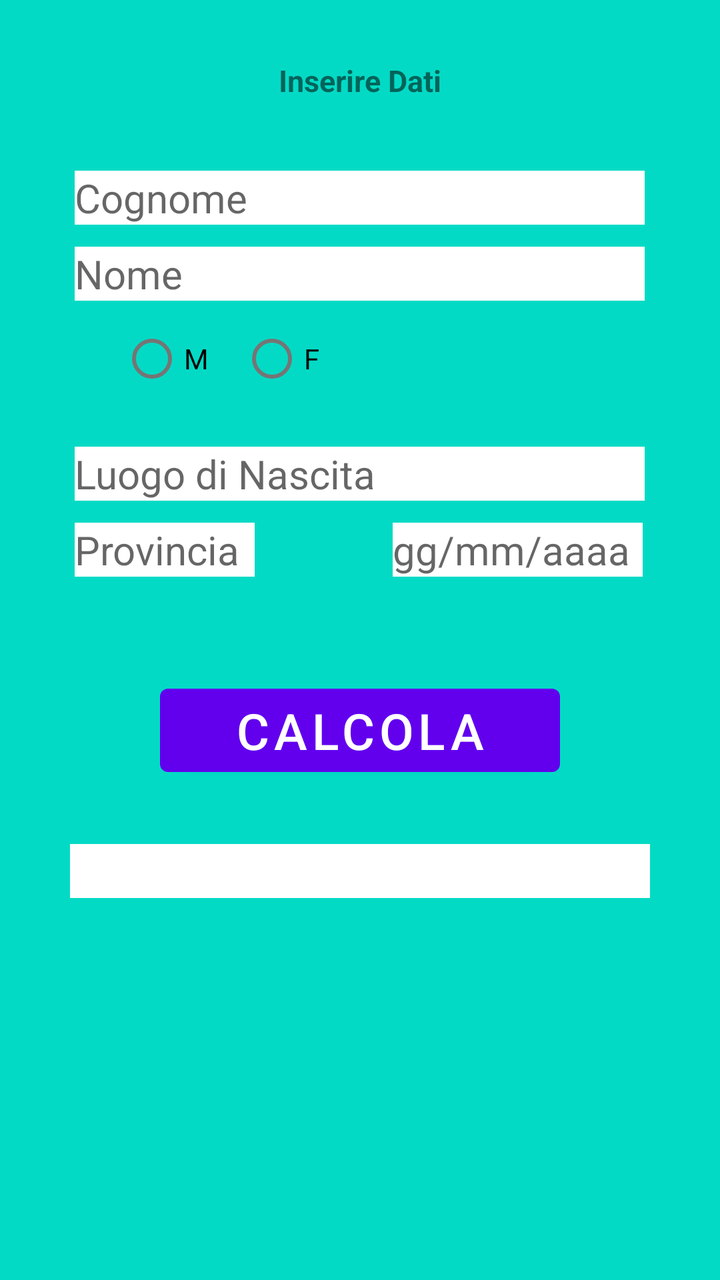
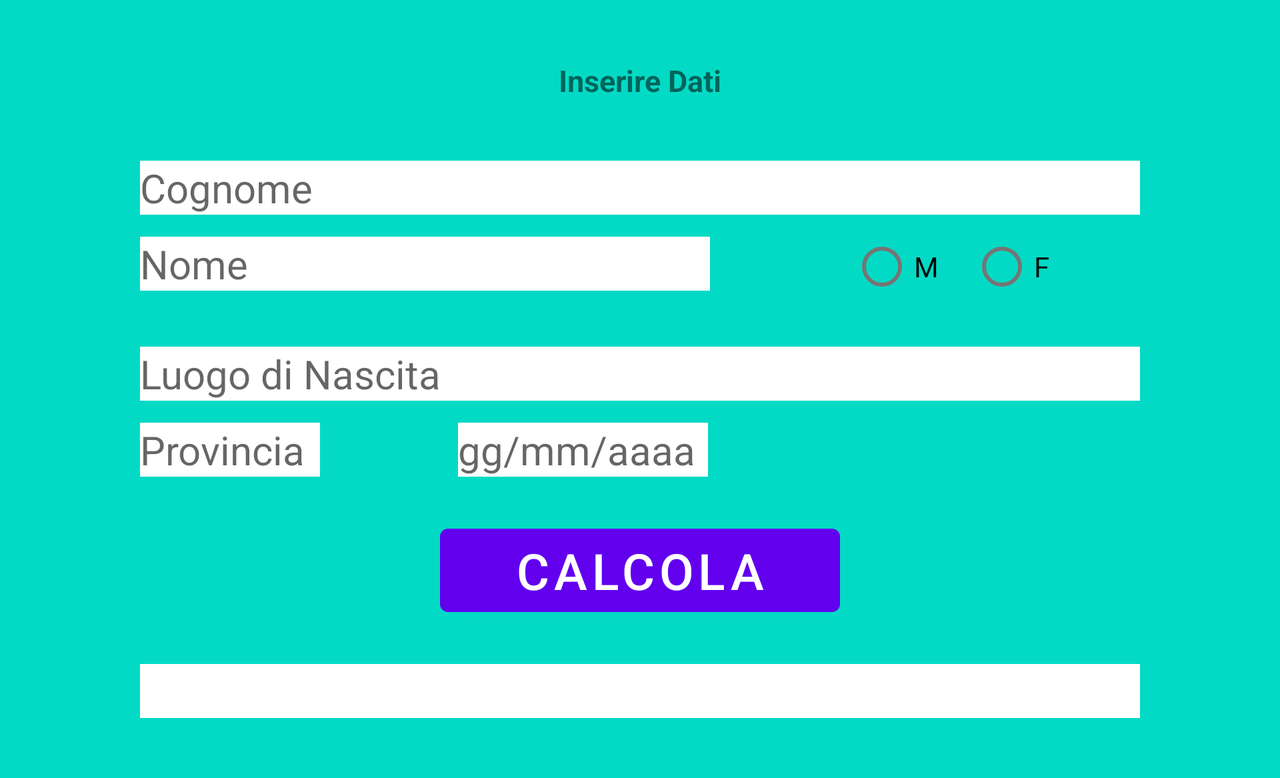

One screen, two layout resources from the same app: the default and the repository's alternative for another configuration. Each is rendered where Android would select it; the XML of both is given below.
<!-- AndroidManifest.xml: application theme Theme.FiscalCodeGenerator -->
<!-- res/layout/activity_calculate.xml -->
<?xml version="1.0" encoding="utf-8"?>
<LinearLayout
    xmlns:android="http://schemas.android.com/apk/res/android"
    xmlns:app="http://schemas.android.com/apk/res-auto"
    xmlns:tools="http://schemas.android.com/tools"
    android:layout_width="match_parent"
    android:layout_height="match_parent"
    android:background="@color/teal_200"
    tools:context=".CalculateActivity"
    android:orientation="vertical"
    android:padding="30dp">

    <TextView
        android:layout_width="wrap_content"
        android:layout_height="wrap_content"
        android:layout_marginBottom="35dp"
        android:text="@string/request"
        android:textSize="15sp"
        android:layout_gravity="center_horizontal"
        android:textStyle="bold"/>

    <EditText
        android:id="@+id/editTextSurname"
        android:layout_width="285dp"
        android:layout_height="wrap_content"
        android:background="@color/white"
        android:layout_marginBottom="11dp"
        android:hint="@string/surname"
        android:textSize="20sp"
        android:layout_gravity="center_horizontal"
        android:inputType="textPersonName"
        android:textStyle="normal"/>

    <EditText
        android:id="@+id/editTextName"
        android:layout_width="285dp"
        android:layout_height="wrap_content"
        android:background="@color/white"
        android:layout_marginBottom="5dp"
        android:hint="@string/name"
        android:textSize="20sp"
        android:layout_gravity="center_horizontal"
        android:inputType="textPersonName"
        android:textStyle="normal"/>

    <RadioGroup
        android:layout_width="wrap_content"
        android:layout_height="wrap_content"
        android:orientation="horizontal"
        android:layout_marginBottom="20dp"
        android:layout_marginLeft="30dp">

        <RadioButton
            android:id="@+id/radioButtonM"
            android:onClick="btclick"
            android:layout_width="60dp"
            android:layout_height="wrap_content"
            android:text="@string/maschio"/>

        <RadioButton
            android:id="@+id/radioButtonF"
            android:onClick="btclick"
            android:layout_width="60dp"
            android:layout_height="wrap_content"
            android:text="@string/femmina"/>

    </RadioGroup>

    <EditText
        android:id="@+id/editTextBirthPlace"
        android:layout_width="285dp"
        android:layout_height="wrap_content"
        android:background="@color/white"
        android:layout_marginBottom="11dp"
        android:hint="@string/Birthplace"
        android:textSize="20sp"
        android:layout_gravity="center_horizontal"
        android:inputType="textPersonName"
        android:textStyle="normal"/>

    <LinearLayout
        android:layout_width="285dp"
        android:layout_height="wrap_content"
        android:layout_gravity="center_horizontal"
        android:orientation="horizontal"
        android:layout_marginBottom="50dp">

        <EditText
            android:id="@+id/editTextCounty"
            android:layout_width="90dp"
            android:layout_height="wrap_content"
            android:background="@color/white"
            android:hint="@string/acronym"
            android:textSize="20sp"
            android:inputType="textPersonName"
            android:textStyle="normal"/>

        <EditText
            android:id="@+id/editTextDate"
            android:layout_width="125dp"
            android:layout_height="wrap_content"
            android:background="@color/white"
            android:layout_marginLeft="69dp"
            android:hint="@string/date"
            android:textSize="20sp"
            android:inputType="date"
            android:textStyle="normal"/>

    </LinearLayout>



    <Button
        android:id="@+id/buttonCalculate"
        android:layout_width="200dp"
        android:layout_height="wrap_content"
        android:layout_marginBottom="30dp"
        android:text="@string/button_calculate"
        android:textSize="25sp"
        android:layout_gravity="center_horizontal"
        android:textStyle="normal"/>


    <TextView
        android:id="@+id/textViewCF"
        android:layout_width="290dp"
        android:layout_height="wrap_content"
        android:background="@color/white"
        android:textSize="20dp"
        android:layout_gravity="center_horizontal"
        android:textStyle="normal"/>



</LinearLayout>
<!-- resources referenced by this layout -->
<resources>
  <string name="Birthplace">Luogo di Nascita</string>
  <string name="acronym">Provincia</string>
  <string name="button_calculate">Calcola</string>
  <string name="date">gg/mm/aaaa</string>
  <string name="femmina">F</string>
  <string name="maschio">M</string>
  <string name="name">Nome</string>
  <string name="request">Inserire Dati</string>
  <string name="surname">Cognome</string>
  <style name="Theme.FiscalCodeGenerator" parent="Theme.MaterialComponents.DayNight.DarkActionBar">
          
          <item name="colorPrimary">@color/purple_500</item>
          <item name="colorPrimaryVariant">@color/purple_700</item>
          <item name="colorOnPrimary">@color/white</item>
          
          <item name="colorSecondary">@color/teal_200</item>
          <item name="colorSecondaryVariant">@color/teal_700</item>
          <item name="colorOnSecondary">@color/black</item>
          
          <item name="android:statusBarColor" tools:targetApi="l">?attr/colorPrimaryVariant</item>
          
      </style>
</resources>
<!-- res/layout-land/activity_calculate.xml (the repository's variant of the layout above) -->
<!-- drawn on the phone turned sideways -->
<?xml version="1.0" encoding="utf-8"?>
<ScrollView
    xmlns:android="http://schemas.android.com/apk/res/android"
    android:layout_width="match_parent"
    android:layout_height="match_parent"
    android:background="@color/teal_200"
    android:orientation="vertical"
    android:padding="30dp">

    <LinearLayout
        android:layout_width="match_parent"
        android:layout_height="wrap_content"
        android:orientation="vertical">

        <TextView
            android:layout_width="wrap_content"
            android:layout_height="wrap_content"
            android:layout_marginBottom="30dp"
            android:text="@string/request"
            android:textSize="15sp"
            android:layout_gravity="center_horizontal"
            android:textStyle="bold"/>

        <EditText
            android:id="@+id/editTextSurname"
            android:layout_width="500dp"
            android:layout_height="wrap_content"
            android:background="@color/white"
            android:layout_marginBottom="11dp"
            android:hint="@string/surname"
            android:textSize="20sp"
            android:layout_gravity="center_horizontal"
            android:inputType="textPersonName"
            android:textStyle="normal"/>

        <LinearLayout
            android:layout_width="500dp"
            android:layout_height="wrap_content"
            android:layout_gravity="center_horizontal"
            android:orientation="horizontal"
            android:layout_marginBottom="25dp">

            <EditText
                android:id="@+id/editTextName"
                android:layout_width="285dp"
                android:layout_height="wrap_content"
                android:background="@color/white"
                android:hint="@string/name"
                android:textSize="20sp"
                android:inputType="textPersonName"
                android:textStyle="normal"/>

            <RadioGroup
                android:layout_width="wrap_content"
                android:layout_height="30dp"
                android:orientation="horizontal"
                android:layout_marginLeft="70dp">

                <RadioButton
                    android:id="@+id/radioButtonM"
                    android:onClick="btclick"
                    android:layout_width="60dp"
                    android:layout_height="wrap_content"
                    android:text="@string/maschio"/>

                <RadioButton
                    android:id="@+id/radioButtonF"
                    android:onClick="btclick"
                    android:layout_width="60dp"
                    android:layout_height="wrap_content"
                    android:text="@string/femmina"/>

            </RadioGroup>



        </LinearLayout>

        <EditText
            android:id="@+id/editTextBirthPlace"
            android:layout_width="500dp"
            android:layout_height="wrap_content"
            android:background="@color/white"
            android:layout_marginBottom="11dp"
            android:hint="@string/Birthplace"
            android:textSize="20sp"
            android:layout_gravity="center_horizontal"
            android:inputType="textPersonName"
            android:textStyle="normal"/>

        <LinearLayout
            android:layout_width="500dp"
            android:layout_height="wrap_content"
            android:layout_gravity="center_horizontal"
            android:orientation="horizontal"
            android:layout_marginBottom="20dp">

            <EditText
                android:id="@+id/editTextCounty"
                android:layout_width="90dp"
                android:layout_height="wrap_content"
                android:background="@color/white"
                android:hint="@string/acronym"
                android:textSize="20sp"
                android:inputType="textPersonName"
                android:textStyle="normal"/>

            <EditText
                android:id="@+id/editTextDate"
                android:layout_width="125dp"
                android:layout_height="wrap_content"
                android:background="@color/white"
                android:layout_marginLeft="69dp"
                android:hint="@string/date"
                android:textSize="20sp"
                android:inputType="date"
                android:textStyle="normal"/>

        </LinearLayout>

        <Button
            android:id="@+id/buttonCalculate"
            android:layout_width="200dp"
            android:layout_height="wrap_content"
            android:layout_marginBottom="20dp"
            android:text="@string/button_calculate"
            android:textSize="25sp"
            android:layout_gravity="center_horizontal"
            android:textStyle="normal"/>

        <TextView
            android:id="@+id/textViewCF"
            android:layout_width="500dp"
            android:layout_height="wrap_content"
            android:background="@color/white"
            android:textSize="20dp"
            android:layout_gravity="center_horizontal"
            android:textStyle="normal"/>


    </LinearLayout>




</ScrollView>
